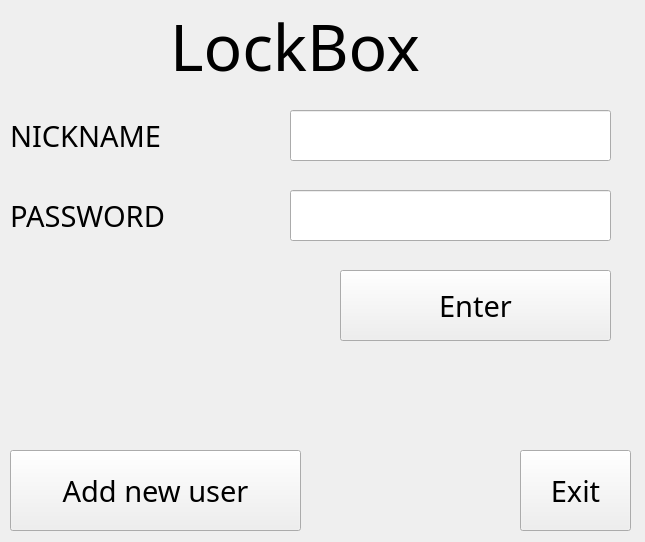
<?xml version="1.0" encoding="UTF-8"?>
<ui version="4.0">
 <class>MainWindow</class>
 <widget class="QMainWindow" name="MainWindow">
  <property name="geometry">
   <rect>
    <x>0</x>
    <y>0</y>
    <width>645</width>
    <height>542</height>
   </rect>
  </property>
  <property name="windowTitle">
   <string>MainWindow</string>
  </property>
  <widget class="QWidget" name="centralWidget">
   <widget class="QLabel" name="label_2">
    <property name="geometry">
     <rect>
      <x>170</x>
      <y>-20</y>
      <width>281</width>
      <height>131</height>
     </rect>
    </property>
    <property name="font">
     <font>
      <family>Purisa</family>
      <pointsize>48</pointsize>
      <weight>50</weight>
      <bold>false</bold>
     </font>
    </property>
    <property name="lineWidth">
     <number>1</number>
    </property>
    <property name="text">
     <string>LockBox</string>
    </property>
    <property name="textFormat">
     <enum>Qt::AutoText</enum>
    </property>
    <property name="margin">
     <number>0</number>
    </property>
   </widget>
   <widget class="QLineEdit" name="nickName">
    <property name="geometry">
     <rect>
      <x>290</x>
      <y>110</y>
      <width>321</width>
      <height>51</height>
     </rect>
    </property>
    <property name="font">
     <font>
      <pointsize>22</pointsize>
     </font>
    </property>
   </widget>
   <widget class="QPushButton" name="CreateNew">
    <property name="geometry">
     <rect>
      <x>10</x>
      <y>450</y>
      <width>291</width>
      <height>81</height>
     </rect>
    </property>
    <property name="font">
     <font>
      <family>Purisa</family>
      <pointsize>22</pointsize>
      <italic>false</italic>
     </font>
    </property>
    <property name="text">
     <string>Add new user</string>
    </property>
   </widget>
   <widget class="QLabel" name="label_3">
    <property name="geometry">
     <rect>
      <x>10</x>
      <y>110</y>
      <width>201</width>
      <height>51</height>
     </rect>
    </property>
    <property name="font">
     <font>
      <family>Purisa</family>
      <pointsize>22</pointsize>
      <underline>false</underline>
     </font>
    </property>
    <property name="text">
     <string>NICKNAME</string>
    </property>
   </widget>
   <widget class="QLabel" name="label_4">
    <property name="geometry">
     <rect>
      <x>10</x>
      <y>190</y>
      <width>211</width>
      <height>51</height>
     </rect>
    </property>
    <property name="font">
     <font>
      <family>Purisa</family>
      <pointsize>22</pointsize>
      <underline>false</underline>
     </font>
    </property>
    <property name="text">
     <string>PASSWORD</string>
    </property>
   </widget>
   <widget class="QLineEdit" name="Password">
    <property name="geometry">
     <rect>
      <x>290</x>
      <y>190</y>
      <width>321</width>
      <height>51</height>
     </rect>
    </property>
    <property name="font">
     <font>
      <pointsize>22</pointsize>
     </font>
    </property>
    <property name="echoMode">
     <enum>QLineEdit::Password</enum>
    </property>
   </widget>
   <widget class="QPushButton" name="LogIn">
    <property name="geometry">
     <rect>
      <x>340</x>
      <y>270</y>
      <width>271</width>
      <height>71</height>
     </rect>
    </property>
    <property name="font">
     <font>
      <family>Purisa</family>
      <pointsize>22</pointsize>
      <italic>false</italic>
     </font>
    </property>
    <property name="text">
     <string>Enter</string>
    </property>
   </widget>
   <widget class="QPushButton" name="Exit">
    <property name="geometry">
     <rect>
      <x>520</x>
      <y>450</y>
      <width>111</width>
      <height>81</height>
     </rect>
    </property>
    <property name="font">
     <font>
      <family>Purisa</family>
      <pointsize>22</pointsize>
      <italic>false</italic>
     </font>
    </property>
    <property name="text">
     <string>Exit</string>
    </property>
   </widget>
  </widget>
 </widget>
 <layoutdefault spacing="6" margin="11"/>
 <resources/>
 <connections/>
</ui>
